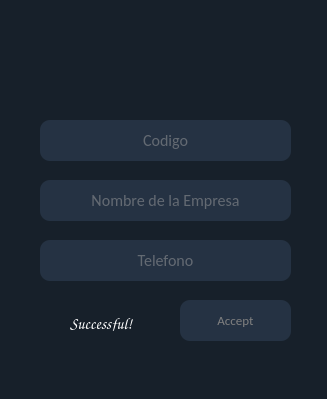
<?xml version="1.0" encoding="UTF-8"?>
<ui version="4.0">
 <class>MainWindow</class>
 <widget class="QMainWindow" name="MainWindow">
  <property name="geometry">
   <rect>
    <x>0</x>
    <y>0</y>
    <width>327</width>
    <height>399</height>
   </rect>
  </property>
  <property name="windowTitle">
   <string>MainWindow</string>
  </property>
  <property name="windowIcon">
   <iconset>
    <normaloff>Icons/DRAGONN.ico</normaloff>Icons/DRAGONN.ico</iconset>
  </property>
  <property name="styleSheet">
   <string notr="true">background-color:rgb(23, 32, 42);</string>
  </property>
  <widget class="QWidget" name="centralwidget">
   <widget class="QLineEdit" name="text_tel">
    <property name="geometry">
     <rect>
      <x>40</x>
      <y>240</y>
      <width>251</width>
      <height>41</height>
     </rect>
    </property>
    <property name="font">
     <font>
      <family>Calibri</family>
      <pointsize>12</pointsize>
     </font>
    </property>
    <property name="styleSheet">
     <string notr="true">background-color:rgb(37, 50, 67);color:rgb(162, 162, 162);
border-radius:10px;</string>
    </property>
    <property name="maxLength">
     <number>10</number>
    </property>
    <property name="alignment">
     <set>Qt::AlignCenter</set>
    </property>
    <property name="placeholderText">
     <string>Telefono</string>
    </property>
   </widget>
   <widget class="QLabel" name="text_img">
    <property name="geometry">
     <rect>
      <x>30</x>
      <y>305</y>
      <width>31</width>
      <height>31</height>
     </rect>
    </property>
    <property name="font">
     <font>
      <family>Comic Sans MS</family>
      <pointsize>12</pointsize>
     </font>
    </property>
    <property name="styleSheet">
     <string notr="true">color:white</string>
    </property>
    <property name="text">
     <string/>
    </property>
    <property name="pixmap">
     <pixmap>Icons/Success-PNG-Isolated-HD-Pictures.ico</pixmap>
    </property>
    <property name="scaledContents">
     <bool>true</bool>
    </property>
   </widget>
   <widget class="QLineEdit" name="text_nom">
    <property name="geometry">
     <rect>
      <x>40</x>
      <y>180</y>
      <width>251</width>
      <height>41</height>
     </rect>
    </property>
    <property name="font">
     <font>
      <family>Calibri</family>
      <pointsize>12</pointsize>
     </font>
    </property>
    <property name="styleSheet">
     <string notr="true">background-color:rgb(37, 50, 67);color:rgb(162, 162, 162);
border-radius:10px;</string>
    </property>
    <property name="maxLength">
     <number>50</number>
    </property>
    <property name="alignment">
     <set>Qt::AlignCenter</set>
    </property>
    <property name="placeholderText">
     <string>Nombre de la Empresa</string>
    </property>
   </widget>
   <widget class="QPushButton" name="btn_accep">
    <property name="geometry">
     <rect>
      <x>180</x>
      <y>300</y>
      <width>111</width>
      <height>41</height>
     </rect>
    </property>
    <property name="font">
     <font>
      <family>Calibri</family>
      <pointsize>10</pointsize>
     </font>
    </property>
    <property name="cursor">
     <cursorShape>PointingHandCursor</cursorShape>
    </property>
    <property name="styleSheet">
     <string notr="true">QPushButton{
background-color:rgb(37, 50, 67);color:gray;
border-radius:10px;
}

QPushButton:hover{
background-color:rgb(159, 159, 159);

}</string>
    </property>
    <property name="text">
     <string>Accept</string>
    </property>
   </widget>
   <widget class="QLabel" name="text_adv">
    <property name="geometry">
     <rect>
      <x>70</x>
      <y>315</y>
      <width>81</width>
      <height>16</height>
     </rect>
    </property>
    <property name="font">
     <font>
      <family>Comic Sans MS</family>
      <pointsize>12</pointsize>
     </font>
    </property>
    <property name="styleSheet">
     <string notr="true">color:white</string>
    </property>
    <property name="text">
     <string>Successful!</string>
    </property>
   </widget>
   <widget class="QLabel" name="label">
    <property name="geometry">
     <rect>
      <x>80</x>
      <y>0</y>
      <width>141</width>
      <height>101</height>
     </rect>
    </property>
    <property name="text">
     <string/>
    </property>
    <property name="pixmap">
     <pixmap>Icons/DRAGONN.ico</pixmap>
    </property>
   </widget>
   <widget class="QLineEdit" name="text_cod">
    <property name="geometry">
     <rect>
      <x>40</x>
      <y>120</y>
      <width>251</width>
      <height>41</height>
     </rect>
    </property>
    <property name="font">
     <font>
      <family>Calibri</family>
      <pointsize>12</pointsize>
     </font>
    </property>
    <property name="styleSheet">
     <string notr="true">background-color:rgb(37, 50, 67);color:rgb(162, 162, 162);
border-radius:10px;</string>
    </property>
    <property name="maxLength">
     <number>4</number>
    </property>
    <property name="alignment">
     <set>Qt::AlignCenter</set>
    </property>
    <property name="placeholderText">
     <string>Codigo</string>
    </property>
   </widget>
  </widget>
  <widget class="QStatusBar" name="statusbar"/>
 </widget>
 <resources/>
 <connections/>
</ui>
